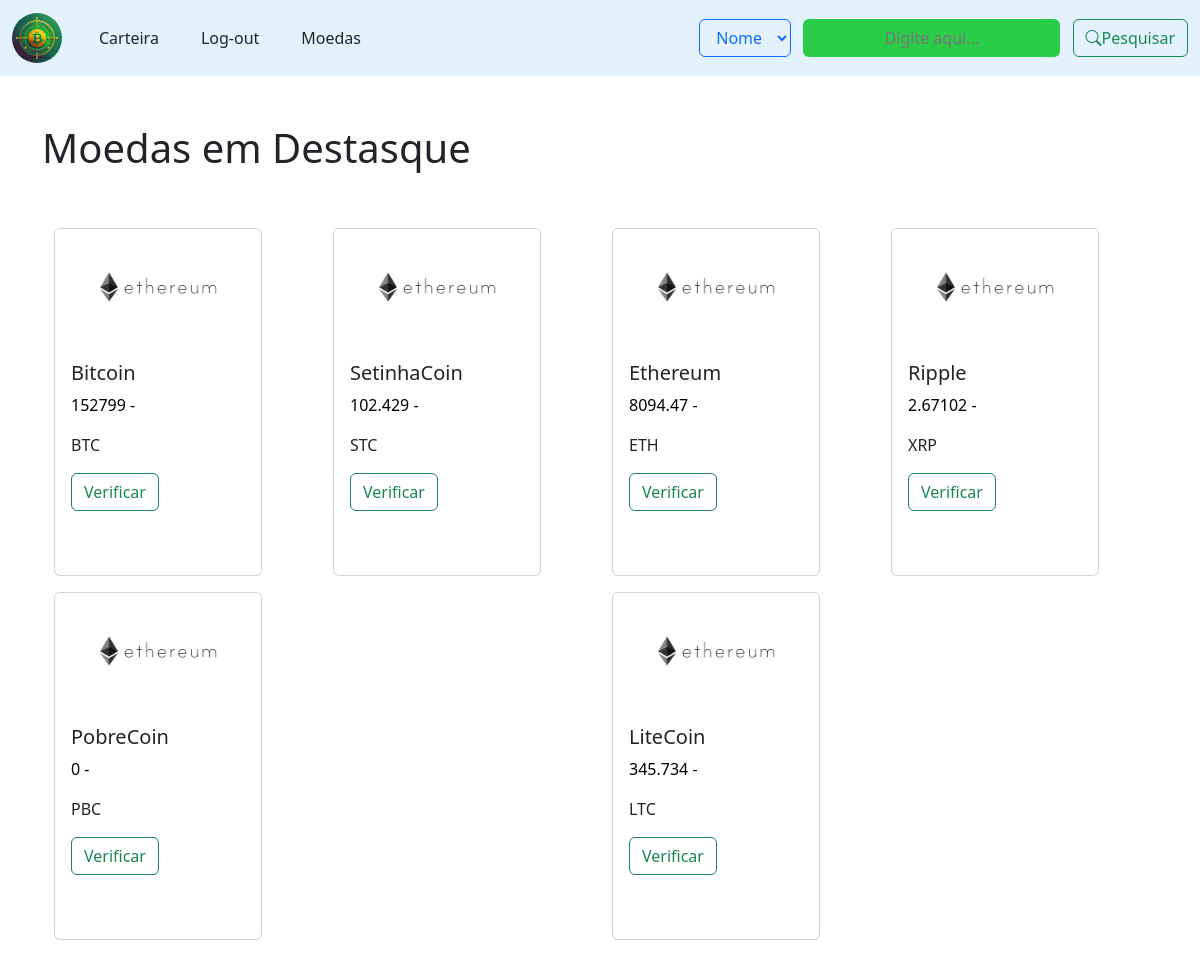
/site/moedas.php, run on an earlier commit of the app's database.
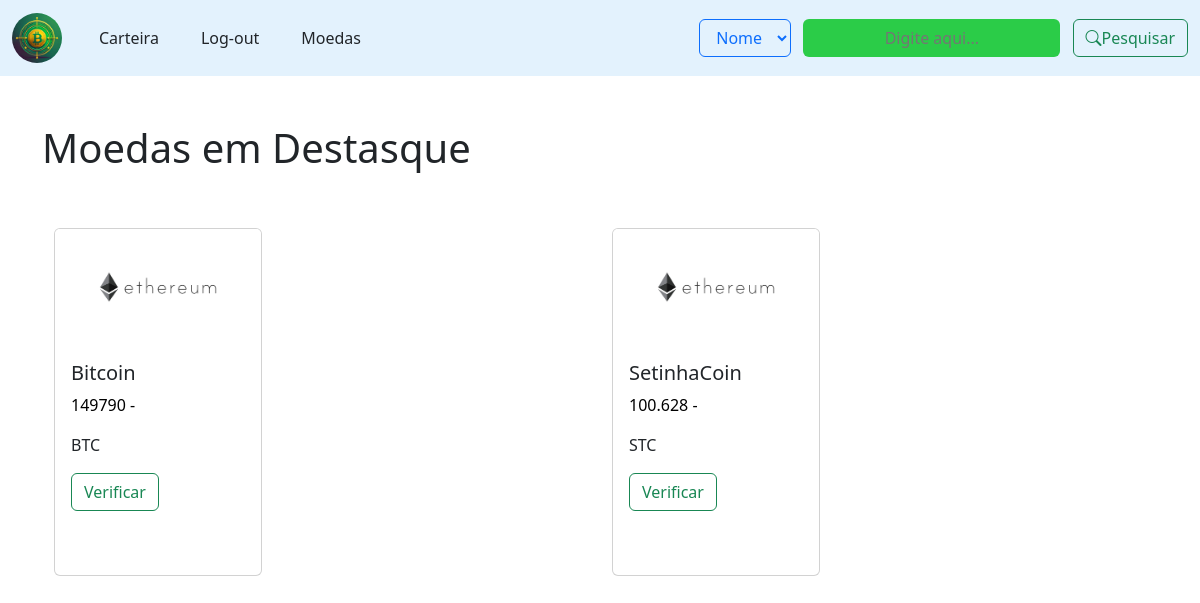
And on a later commit of the database.
### tables this page shows
CREATE TABLE `tb_moeda` (
  `id_moeda` int(11) NOT NULL AUTO_INCREMENT,
  `nome_moeda` varchar(100) NOT NULL,
  `sigla_moeda` varchar(100) NOT NULL,
  `valor_moeda_fixo` float NOT NULL,
  `imagem_moeda` varchar(200) NOT NULL,
  `imagem_moeda_fundo` varchar(200) NOT NULL,
  `moeda_em_destaque` tinyint(1) NOT NULL DEFAULT 0,
  PRIMARY KEY (`id_moeda`)
);

### site/moedas.php (the view, shortened to what this page needs)
<?php
    require_once 'altera_valor_moeda.php';
    ?>
<!DOCTYPE html>
<html lang="en">
<head>
    <link href="https://cdn.jsdelivr.net/npm/bootstrap@5.3.0/dist/css/bootstrap.min.css" rel="stylesheet">
    <link rel="stylesheet" href="https://cdn.jsdelivr.net/npm/bootstrap-icons@1.11.1/font/bootstrap-icons.css">
</head>
<body>
<nav class="navbar navbar-expand-lg" style="background-color: #e3f2fd;">
        <div class="container-fluid">
            <a class="navbar-brand" href="index.php"><img
                    src="../img/Firefly logo minimalista para um banco digital de criptomoedas com o tema verde 62636.jpg"
                    alt="imagem" height="50px" width="50px" style="border-radius: 40px"></a>
            <div class="collapse navbar-collapse" id="navbarSupportedContent">
                <ul class="navbar-nav me-auto mb-2 mb-lg-0">
                    <li class="nav-item">
                        <a class="nav-link">
                            <form action="carteira.php">
                                <button class="btn" type="submit">Carteira</button>
                            </form>
                        </a>
                    </li>
                    <li class="nav-item">
                        <a class="nav-link">
                            <form action="logout.php">
                                <button type="submit" class="btn">Log-out</button>
                            </form>
                        </a>
                    </li>
                    <li class="nav-item">
                        <a class="nav-link active" aria-current="page">
                            <form action="moedas.php">
                                <button type="submit" class="btn">Moedas</button>
                                </form>
                </li>
            </ul>
            <div class="dropdown-center" >
                <form action="pesquisa_por_moedas.php">
                    <select name="opcoes_de_pesquisa" id="" class="btn btn-outline-primary">
                        <option value="nome">Nome</option>
                    </select>
                    <input name="nome_sigla_moeda_pesquisada" type="text" class="btn  m-2 " placeholder="Digite aqui..." style="background-color: #2bcc48">
                    <button class="btn btn-outline-success" type="submit">
                    <i class="bi bi-search"></i>Pesquisar
                    </button>
                </form>
            </div>
        </div>
    </nav>
        <div class='mt-5 container'>
      <div class='row'>
      <div class="col-sm"> <h1> Moedas em Destasque</h1></div>
   </div>
<div>
<div class='mt-5 container'>
      <div class='row'>
<?php
        $sql = "SELECT * FROM tb_moeda WHERE moeda_em_destaque = '1'";
        $resultado = mysqli_query($conexao,$sql);
        if (mysqli_num_rows($resultado) > 0) {
            while ($linha_tabela_moeda = mysqli_fetch_array($resultado)){
                $id_moeda = $linha_tabela_moeda['id_moeda'];
                $nome_moeda = $linha_tabela_moeda['nome_moeda'];
                $sigla_moeda = $linha_tabela_moeda['sigla_moeda'];
                $valor_moeda_fixo = $linha_tabela_moeda['valor_moeda_fixo'];
                $sql_compara = "SELECT valor_moeda FROM `tb_historico_v_moeda` WHERE `id_moeda` = '$id_moeda' ORDER BY `hora_atual` DESC LIMIT 2";
                $resultado_compara = mysqli_query($conexao,$sql_compara);
                $valor1 = mysqli_fetch_array($resultado_compara);
                $valor2 = mysqli_fetch_array($resultado_compara);
                $v_inicial = $valor2['valor_moeda'];
                $v_final = $valor1['valor_moeda'];
                $continha_de_porcentagem = '';
                if ($valor1 > $valor2) {
                    $cor = "green";
                    $sinal = "↑";
                    $continha_de_porcentagem = round(((($v_inicial - $v_final) / $v_inicial) * 100) ,3) * -1 . '%';
                }
                elseif ($valor1 < $valor2) {
                    $cor = "red";
                    $sinal = "↓";
                    $continha_de_porcentagem = round(((($v_inicial - $v_final) / $v_inicial) * 100) ,3) . '%';
                }
                else{
                    $cor = "black";
                    $sinal = "-";
                    $continha_de_porcentagem = '';
                }
                echo "<div class='col-sm'>";
                echo "<div class='card mb-3' style='width: 13rem;'>";
                echo            " <img src='./img/ethereum.jpg' class='card-img-top'>";
                echo           " <div class='card-body'>";
                echo               "<h5 class='card-title'> $nome_moeda</h5>";
                echo               "<p class='card-text' style = 'color : $cor'>$valor_moeda_fixo  $sinal $continha_de_porcentagem  </p>" ;
                echo                   "<p class='card-text'>$sigla_moeda</p>" ;
                echo "<form action='inspecionar_moeda.php'>
                          <button class='btn btn-outline-success'>Verificar</button>
                          <input type='hidden' name='id_moeda' value='$id_moeda'>
                          <input type='hidden' name='ispc_local' value='moedas'>
                      </form>
                      <br><br>
                              ";
                echo           "</div>" ;
                echo           "</div>";
                echo           "</div>";
                ?>
                  <?php
            }
        }
    ?>
          </div>
            </div>
    </div>
    </div>
</body>
</html>

What changed in the data, as far as the page shows it:
no longer on this page (row edited): tb_moeda: nome_moeda "Ethereum", valor_moeda_fixo "8094.47", sinal "-", sigla_moeda "ETH"
no longer on this page (row edited): tb_moeda: nome_moeda "Ripple", valor_moeda_fixo "2.67102", sinal "-", sigla_moeda "XRP"
no longer on this page (row edited): tb_moeda: nome_moeda "PobreCoin", valor_moeda_fixo "0", sinal "-", sigla_moeda "PBC"
no longer on this page (row edited): tb_moeda: nome_moeda "LiteCoin", valor_moeda_fixo "345.734", sinal "-", sigla_moeda "LTC"
changed tb_moeda "Bitcoin": valor_moeda_fixo "152799" → "149790"
changed tb_moeda "SetinhaCoin": valor_moeda_fixo "102.429" → "100.628"
